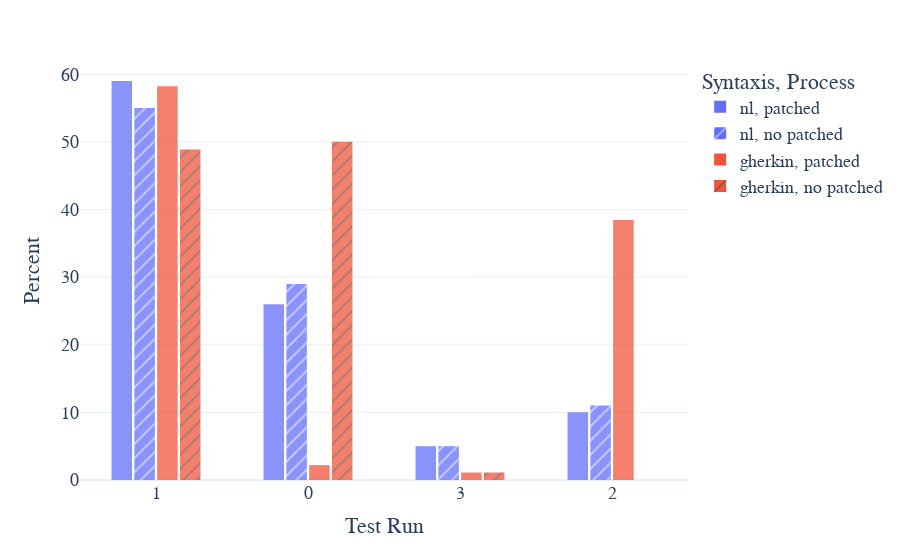

This figure's notebook cell:
### Code cell
fig = px.histogram(
    hw_copy,
    x="test_run_cat",
    color="syn",         # hue (NL vs Gherkin)
    pattern_shape="tag",     # group by experiment
    barmode="group",     # or "stack" if you want stacking instead
    nbins=10,             # tune as needed
    opacity = 0.75,
    histnorm='percent',
    #marginal= 'violin'
    #text_auto=True
)

fig.update_layout(
    bargap=0.4,
    bargroupgap=0.1,
    xaxis=dict(
        title=dict(
            text = "Test Run"
        )
    ),
    yaxis=dict(
        title=dict(
                text = "Percent"
            )
    ),
    legend=dict(
        title=dict(
            text="Syntaxis, Process"
        )
    ),
    template="plotly_white",
    font=dict(
        family="Courier New, monospace",
        size=18
    )
)

fig.show()

### Figure 1 — Plotly figure (JSON) as saved in the notebook; plotly's stock layout.template omitted (floating-point values rounded to 4 significant figures)
{"data": [{"alignmentgroup": "True", "bingroup": "x", "histnorm": "percent", "hovertemplate": "syn=nl<br>tag=patched<br>test_run_cat=%{x}<br>percent=%{y}<extra></extra>", "legendgroup": "nl, patched", "marker": {"color": "#636efa", "opacity": 0.75, "pattern": {"shape": ""}}, "name": "nl, patched", "nbinsx": 10, "offsetgroup": "nl, patched", "orientation": "v", "showlegend": true, "type": "histogram", "x": ["1", "0", "1", "0", "1", "1", "1", "0", "3", "0", "0", "2", "0", "1", "1", "1", "1", "0", "1", "1", "0", "1", "0", "3", "2", "2", "1", "1", "1", "1", "0", "1", "2", "0", "1", "1", "1", "1", "1", "3", "0", "1", "0", "2", "1", "0", "0", "1", "0", "2", "1", "0", "1", "0", "1", "2", "1", "0", "1", "1", "1", "1", "1", "3", "1", "1", "0", "1", "0", "1", "0", "3", "2", "1", "1", "1", "1", "1", "1", "1", "1", "1", "2", "0", "1", "1", "1", "1", "1", "0", "1", "1", "1", "1", "1", "1", "2", "0", "0", "1"], "xaxis": "x", "yaxis": "y"}, {"alignmentgroup": "True", "bingroup": "x", "histnorm": "percent", "hovertemplate": "syn=nl<br>tag=no patched<br>test_run_cat=%{x}<br>percent=%{y}<extra></extra>", "legendgroup": "nl, no patched", "marker": {"color": "#636efa", "opacity": 0.75, "pattern": {"shape": "/"}}, "name": "nl, no patched", "nbinsx": 10, "offsetgroup": "nl, no patched", "orientation": "v", "showlegend": true, "type": "histogram", "x": ["2", "2", "0", "1", "0", "1", "0", "1", "1", "0", "0", "1", "1", "0", "0", "1", "1", "1", "0", "0", "1", "1", "1", "0", "1", "2", "1", "1", "0", "1", "1", "0", "1", "0", "1", "0", "0", "0", "1", "1", "0", "1", "2", "1", "2", "0", "1", "0", "1", "2", "0", "3", "1", "0", "1", "0", "0", "0", "1", "1", "1", "1", "1", "2", "1", "1", "1", "0", "1", "2", "1", "2", "3", "1", "1", "2", "3", "1", "1", "3", "1", "2", "1", "1", "0", "1", "3", "1", "0", "1", "1", "0", "0", "1", "1", "1", "1", "1", "1", "1"], "xaxis": "x", "yaxis": "y"}, {"alignmentgroup": "True", "bingroup": "x", "histnorm": "percent", "hovertemplate": "syn=gherkin<br>tag=patched<br>test_run_cat=%{x}<br>percent=%{y}<extra></extra>", "legendgroup": "gherkin, patched", "marker": {"color": "#EF553B", "opacity": 0.75, "pattern": {"shape": ""}}, "name": "gherkin, patched", "nbinsx": 10, "offsetgroup": "gherkin, patched", "orientation": "v", "showlegend": true, "type": "histogram", "x": ["0", "2", "1", "1", "1", "2", "2", "1", "1", "1", "2", "1", "1", "2", "1", "2", "2", "1", "2", "1", "2", "2", "1", "1", "2", "2", "2", "1", "2", "1", "2", "1", "1", "1", "2", "1", "1", "1", "2", "2", "2", "1", "2", "2", "1", "1", "1", "1", "2", "1", "1", "2", "1", "1", "2", "1", "1", "2", "0", "1", "1", "2", "1", "1", "2", "2", "1", "1", "2", "1", "1", "1", "1", "1", "1", "2", "2", "1", "2", "1", "2", "1", "3", "2", "1", "1", "1", "1", "2", "1", "1"], "xaxis": "x", "yaxis": "y"}, {"alignmentgroup": "True", "bingroup": "x", "histnorm": "percent", "hovertemplate": "syn=gherkin<br>tag=no patched<br>test_run_cat=%{x}<br>percent=%{y}<extra></extra>", "legendgroup": "gherkin, no patched", "marker": {"color": "#EF553B", "opacity": 0.75, "pattern": {"shape": "/"}}, "name": "gherkin, no patched", "nbinsx": 10, "offsetgroup": "gherkin, no patched", "orientation": "v", "showlegend": true, "type": "histogram", "x": ["1", "0", "0", "0", "1", "1", "0", "1", "1", "0", "1", "1", "0", "0", "0", "0", "0", "1", "1", "1", "0", "1", "0", "0", "1", "1", "0", "0", "1", "1", "0", "1", "0", "1", "0", "0", "0", "0", "0", "1", "1", "1", "1", "1", "0", "0", "1", "1", "1", "1", "0", "0", "1", "0", "0", "1", "0", "1", "0", "1", "0", "1", "1", "0", "1", "1", "1", "0", "1", "1", "0", "0", "1", "0", "0", "0", "1", "0", "0", "0", "3", "1", "1", "1", "0", "1", "1", "0", "0", "0"], "xaxis": "x", "yaxis": "y"}], "layout": {"bargap": 0.4, "bargroupgap": 0.1, "barmode": "group", "font": {"family": "Courier New, monospace", "size": 18}, "legend": {"title": {"text": "Syntaxis, Process"}, "tracegroupgap": 0}, "margin": {"t": 60}, "xaxis": {"anchor": "y", "domain": [0, 1], "title": {"text": "Test Run"}}, "yaxis": {"anchor": "x", "domain": [0, 1], "title": {"text": "Percent"}}}}
